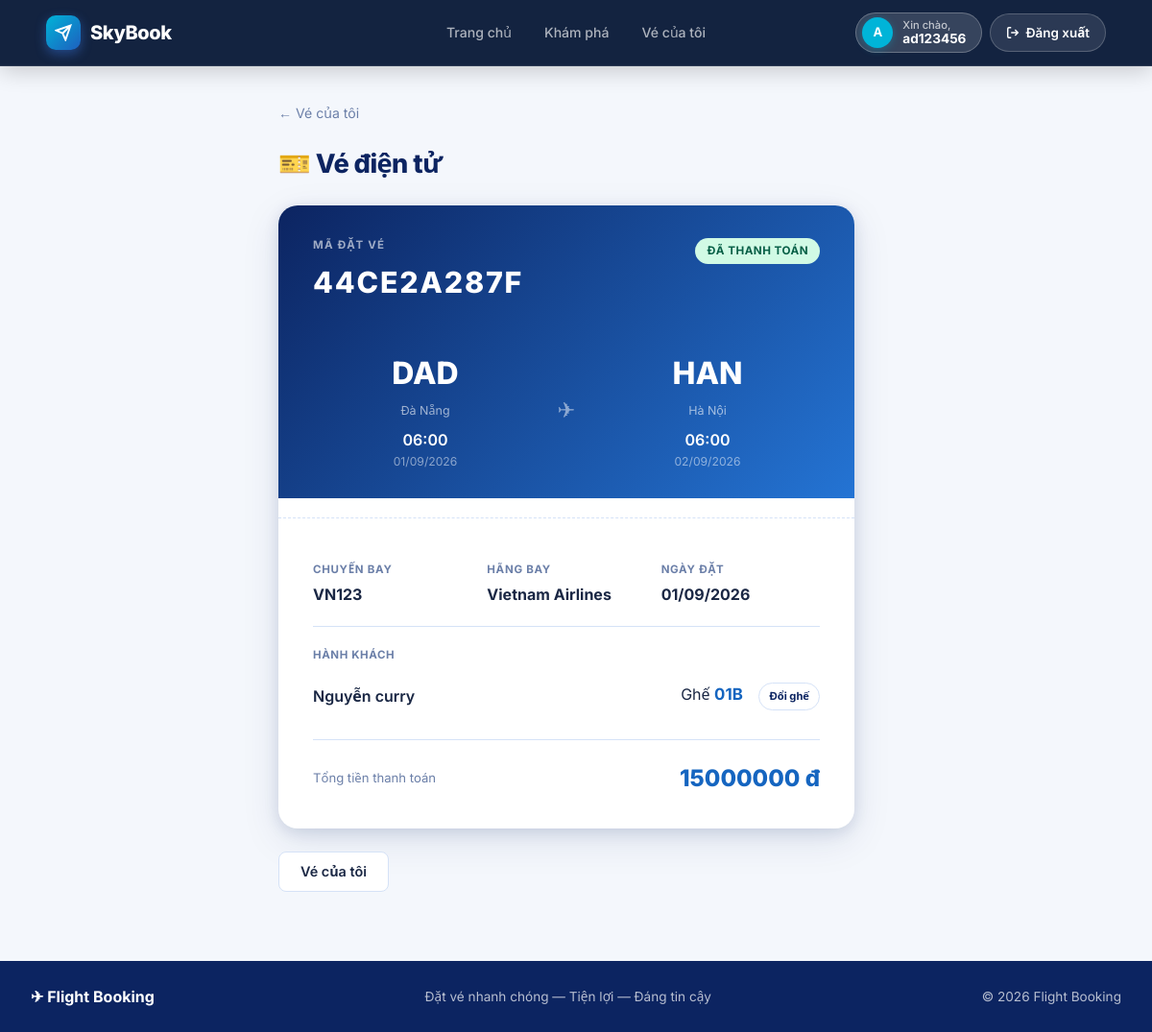
The app's page /bookings/ticket/12/ (signed in), older data.
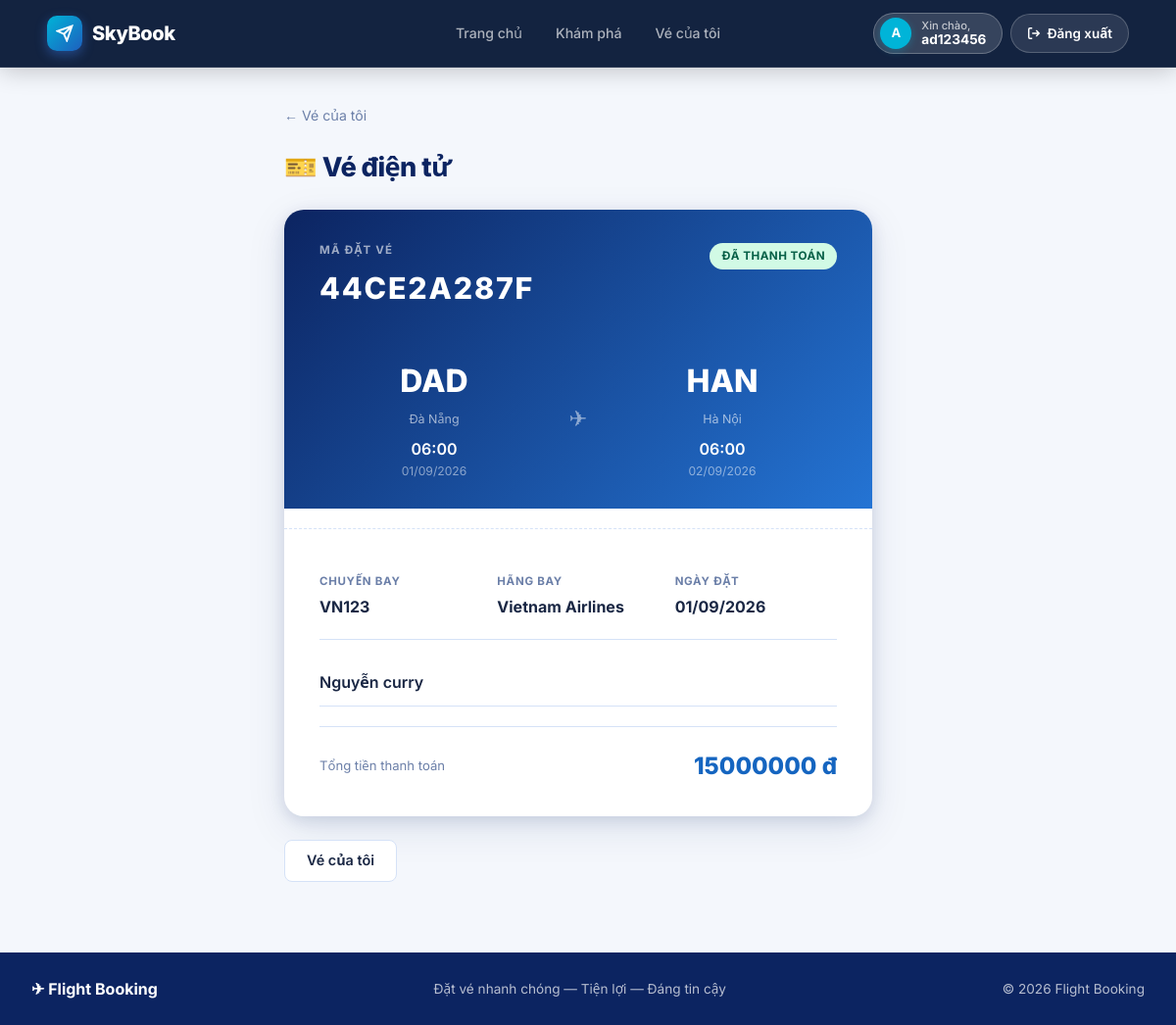
The same page, newer data.
### bookings/models.py (models this page shows, shortened)
class Ticket(models.Model):
    SEAT_CLASS_CHOICES = [
        ("economy", "Economy"),
        ("business", "Business"),
        ("first", "First Class"),
    ]
    booking = models.ForeignKey(Booking, on_delete=models.CASCADE, related_name="tickets", verbose_name="Booking")
    passenger = models.ForeignKey(Passenger, on_delete=models.CASCADE, verbose_name="Passenger")
    flight = models.ForeignKey(Flight, on_delete=models.CASCADE, verbose_name="Flight")
    seat_number = models.CharField(max_length=10, verbose_name="Seat Number")
    seat_class = models.CharField(max_length=20, choices=SEAT_CLASS_CHOICES, default="economy", verbose_name="Seat Class")
    price = models.DecimalField(max_digits=12, decimal_places=2, verbose_name="Price")
    class Meta:
        verbose_name = "Ticket"
        verbose_name_plural = "Tickets"
        unique_together = [('flight', 'seat_number')]

class Passenger(models.Model):
    PASSENGER_TYPE_CHOICES = [
        ("adult", "Adult"),
        ("child", "Child"),
        ("infant", "Infant"),
    ]
    booking = models.ForeignKey(Booking, on_delete=models.CASCADE, related_name="passengers", verbose_name="Booking")
    full_name = models.CharField(max_length=150, verbose_name="Full Name")
    date_of_birth = models.DateField(null=True, blank=True, verbose_name="Date of Birth")
    passport_number = models.CharField(max_length=50, blank=True, verbose_name="Passport Number")
    passenger_type = models.CharField(max_length=10, choices=PASSENGER_TYPE_CHOICES, default="adult", verbose_name="Passenger Type")
    class Meta:
        verbose_name = "Passenger"
        verbose_name_plural = "Passengers"

### bookings/views.py (the view)
@login_required(login_url="/users/login/")
def ticket(request, booking_id):
    booking = get_object_or_404(Booking, id=booking_id, user=request.user)
    return render(request, "bookings/ticket.html", {"booking": booking})

### templates/bookings/ticket.html (shortened to what this page needs)
{% extends "base.html" %}
{% block content %}
<div style="max-width:620px;margin:0 auto;">
  <a href="{% url 'my_bookings' %}" class="back-link">&larr; Vé của tôi</a>
  <h1 style="margin-bottom:20px;">🎫 Vé điện tử</h1>
  <div class="boarding-pass">
    <div class="boarding-pass-top">
      <div style="display:flex;justify-content:space-between;align-items:flex-start;margin-bottom:20px;">
        <div>
          <div class="boarding-pass-code">Mã đặt vé</div>
          <div class="boarding-pass-number">{{ booking.booking_code }}</div>
        </div>
        <div style="text-align:right;">
          {% if booking.status == "paid" %}<span class="badge badge-paid">Đã thanh toán</span>
          {% elif booking.status == "pending" %}<span class="badge badge-pending">Chờ thanh toán</span>
          {% else %}<span class="badge badge-cancelled">Đã huỷ</span>{% endif %}
        </div>
      </div>
      {% if booking.flight %}
      <div class="bp-route">
        <div>
          <div class="bp-airport-code">{{ booking.flight.departure_airport.code }}</div>
          <div class="bp-city">{{ booking.flight.departure_airport.city }}</div>
          <div class="bp-time">{{ booking.flight.departure_time|date:"H:i" }}</div>
          <div class="bp-date">{{ booking.flight.departure_time|date:"d/m/Y" }}</div>
        </div>
        <div class="bp-arrow">✈</div>
        <div>
          <div class="bp-airport-code">{{ booking.flight.arrival_airport.code }}</div>
          <div class="bp-city">{{ booking.flight.arrival_airport.city }}</div>
          <div class="bp-time">{{ booking.flight.arrival_time|date:"H:i" }}</div>
          <div class="bp-date">{{ booking.flight.arrival_time|date:"d/m/Y" }}</div>
        </div>
      </div>
      {% endif %}
    </div>
    <hr class="divider divider-dashed" />
    <div class="boarding-pass-bottom">
      {% if booking.flight %}
      <div class="bp-info-grid">
        <div><div class="bp-info-label">Chuyến bay</div><div class="bp-info-value">{{ booking.flight.flight_number }}</div></div>
        <div><div class="bp-info-label">Hãng bay</div><div class="bp-info-value">{{ booking.flight.airline.name }}</div></div>
        <div><div class="bp-info-label">Ngày đặt</div><div class="bp-info-value">{{ booking.booking_date|date:"d/m/Y" }}</div></div>
      </div>
      {% endif %}
      {% if booking.tickets.all %}
      <hr class="divider" />
      <div class="bp-passengers">
        <div style="font-size:.72rem;font-weight:700;letter-spacing:.05em;text-transform:uppercase;color:var(--muted);margin-bottom:8px;">Hành khách</div>
        {% for t in booking.tickets.all %}
        <div class="bp-passenger-row">
          <span style="font-weight:600;">{{ t.passenger.full_name }}</span>
          <div>
            <span>Ghế <strong style="color:var(--blue);font-size:1.05rem;margin-right:12px;">{{ t.seat_number }}</strong></span>
            <a href="{% url 'change_seat' t.id %}" style="display:inline-block; padding: 4px 10px; font-size: 0.7rem; border-radius: 99px; border: 1px solid var(--border); text-decoration: none; font-weight: bold; color: var(--navy);">Đổi ghế</a>
          </div>
        </div>
        {% endfor %}
      </div>
      {% elif booking.passengers.all %}
      <hr class="divider" />
      {% for p in booking.passengers.all %}
      <div class="bp-passenger-row"><span style="font-weight:600;">{{ p.full_name }}</span></div>
      {% endfor %}
      {% endif %}
      <hr class="divider" />
      <div style="display:flex;justify-content:space-between;align-items:center;">
        <div style="font-size:.82rem;color:var(--muted);">Tổng tiền thanh toán</div>
        <div style="font-size:1.5rem;font-weight:800;color:var(--blue);">{{ booking.total_price|floatformat:0 }} đ</div>
      </div>
    </div>
  </div>
  <div style="margin-top:24px;"><a href="{% url 'my_bookings' %}" class="btn btn-secondary">Vé của tôi</a></div>
</div>
{% endblock %}

Row changes from the older to the newer data that the page shows:
removed Ticket: passenger.full_name "Nguyễn curry", seat_number "01B"
now on this page (row unchanged): Passenger: full_name "Nguyễn curry"
Text that changed along with them:
text no longer shown: "HÀNH KHÁCH"
